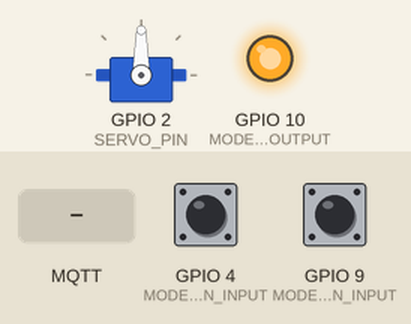
Recording of a sketch running on a simulated ESP8266 (NodeMCU). Shown: servo, output pins drawn as LEDs (lit = HIGH). The test bench sets the inputs (shaded band); at power-on: GPIO 4 (MODE_DEEP_SLEEP_PIN_INPUT) LOW, GPIO 9 (MODE_TIMEBASED_AUTOMATE_PIN_INPUT) LOW. WiFi joins after 1.5 s; servers stay silent unless stated; network time is answered at once with the bench clock; the local clock reads 2024-03-15 10:24:30 at power-on unless the sketch sets it; random numbers use the default seed unless the sketch sets one; no MQTT or app messages arrive unless stated; not simulated (calls return 0 or success): credentials.h; pins used as bus, display or sensor lines are not drawn; what the sketch prints to the serial monitor is not drawn.

Above: at 5.7 s.
5.8 s: MQTT message "1" arrives on the first subscribed topic
At 6.3 s:
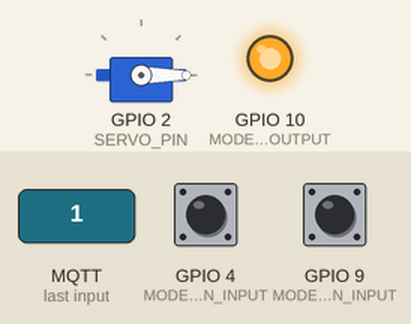
7.3 s: MQTT message "0" arrives on the first subscribed topic
At 8.6 s:
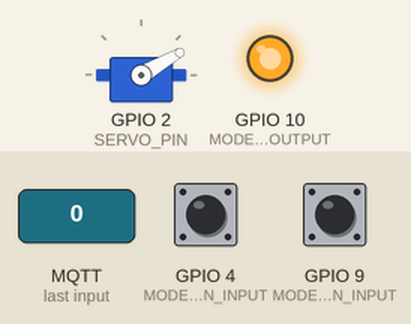
Timing chart, 0 to 10.3 s (numbered marks = the images above; inputs shaded):
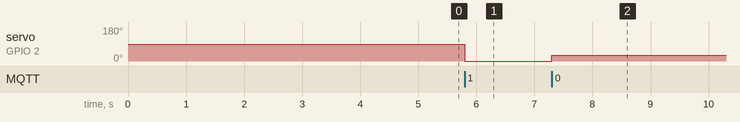

The sketch:

jarvis-light-switch-ino.ino
```cpp
#include <Arduino.h>
#include <ESP8266WiFi.h>
#include <PubSubClient.h>
#include <Servo.h>
#include <NTPClient.h>
#include <WiFiUdp.h>
#include <TimeLib.h>
#include <TimeAlarms.h>
#include "credentials.h"

/*====================================*/
// Global Variables

// MODE SETUP
#define MODE_TIMEBASED_AUTOMATE_PIN_OUTPUT 10 // NodeMCU GPIO10 == SD3
#define MODE_TIMEBASED_AUTOMATE_PIN_INPUT 9 // NodeMCU GPIO9 == SD2
#define MODE_DEEP_SLEEP_PIN_OUTPUT 5 // NodeMCU GPIO12 == D1
#define MODE_DEEP_SLEEP_PIN_INPUT 4 // NodeMCU GPIO12 == D2
bool mode_switch_with_mqtt = true;
bool mode_deep_sleep = false;
bool mode_timebased_automate = true; // change to true if want to automate light switch with predefined time
  #define MODE_TIMEBASED_AUTOMATE_MORNING 6 // choose what time should the lights turn OFF at the morning
  #define MODE_TIMEBASED_AUTOMATE_NIGHT 18 // choose what time should the lights turn ON at the night
long last_hour = 0;
long last_millis = 0;

// NTP TIME
WiFiUDP ntpUDP;
const long utcOffsetInSeconds = 25200; // offset for Jakarta/Indonesia is UTC+7 = 3600 * 7 seconds
NTPClient timeClient(ntpUDP, "pool.ntp.org", utcOffsetInSeconds);

// WIFI & MQTT
WiFiClient espClient;
PubSubClient client(espClient);
const char* topic_light_switch_1 = "jarvis/light_switch/1"; // you can create as many more lights as you want
// const char* topic_light_switch_2 = "jarvis/light_switch/2"; // example of light #2
// const char* topic_light_switch_3 = "jarvis/light_switch/2"; // example of light #3

#ifndef CREDENTIALS_H
  // Update these with values suitable for your network.
  const char* ssid = "WIFI_SSID";
  const char* password = "WIFI_PASS";
  const char* mqtt_server = "broker-example.com";
  const char* mqtt_user = "MQTT_USER"; // if exists
  const char* mqtt_pass = "MQTT_PASS"; // if exists
#endif

// SERVO
#define SERVO_PIN 2 // Declare the Servo pin  2 = D4
Servo servo; // Create a servo object

/*====================================*/
// Prototypes

void setup_modes();

void setup_wifi();

void setup_mqtt();
void callback(const char*, byte*, unsigned int);
void reconnect();
void loop_timebased_automate();

void set_mqtt();
void check_mqtt(unsigned long);
void mqtt_publish(const char*, const char*, unsigned int);

void update_time();
void print_time();
void printDigits(int);

void switch_turn_on(bool);
void setup_servo();

void blink_once();

/*====================================*/
// Main Code

void setup() {
  pinMode(BUILTIN_LED, OUTPUT);    // Initialize the BUILTIN_LED pin as an output
  digitalWrite(BUILTIN_LED, LOW); // set LED state to ON during setup


  Serial.begin(115200);
  Serial.println("Setup begin...");

  setup_servo();
  setup_modes();
  setup_wifi();
  setup_mqtt();

  check_mqtt(3000); // check for interval amount of time

  digitalWrite(BUILTIN_LED, HIGH); // reset LED state to OFF
  Serial.println("Setup done.");

  if (mode_deep_sleep) { // default is false, except if set in setup_modes()
    Serial.println("Entering Deep Sleep...");
    ESP.deepSleep(3600e6); // enter deep sleep mode for 3600 interval seconds
  }

  update_time();

  Alarm.timerRepeat(3, blink_once); // blinks every 3 seconds
}

void loop() {
  // MQTT
  if (!client.connected()) {
    reconnect();
  }
  client.loop();

  // TIME
  if (((millis() - last_millis) > 3600000) && ((hour() - last_hour) != 1)) {
    // only check time under 2 conditions: (1) if an hour has passed, and (2) if the last hour and current hour
    // is NOT different by 1 (which means it has been off). also gives a little bit of redundancy so there will
    // be a check at least one times a day at change of day
    Serial.println(millis() - last_millis);
    update_time();
  }
  Alarm.delay(1); // mandatory to add this so the alarm functions will run

  // LIGHT SWITCH
  if (mode_timebased_automate) {
    loop_timebased_automate();
  }
}

void blink_once() {
  digitalWrite(BUILTIN_LED, LOW);
  delay(500);
  digitalWrite(BUILTIN_LED, HIGH);
  delay(500);
  // Serial.println("blink_once");
}

/*====================================*/
// Functions

// MODES
void setup_modes() {
  // MODE: TIMEBASED_AUTOMATE (default true)
  pinMode(MODE_TIMEBASED_AUTOMATE_PIN_OUTPUT, OUTPUT);    // output pin for mode_timebased_automate false
  pinMode(MODE_TIMEBASED_AUTOMATE_PIN_INPUT, INPUT);     // input pin for mode_timebased_automate false
  digitalWrite(MODE_TIMEBASED_AUTOMATE_PIN_OUTPUT, HIGH);
  if (digitalRead(MODE_TIMEBASED_AUTOMATE_PIN_INPUT) > 0) {
    Serial.println("mode_timebased_automate = off");
    mode_timebased_automate = false;
  } else {
    Serial.println("mode_timebased_automate = on (default)");
  }
  Serial.println(digitalRead(MODE_TIMEBASED_AUTOMATE_PIN_INPUT));

  // MODE: DEEP_SLEEP (default false)
  pinMode(MODE_DEEP_SLEEP_PIN_OUTPUT, OUTPUT);     // output pin for mode_deep_sleep true
  pinMode(MODE_DEEP_SLEEP_PIN_INPUT, INPUT);      // input pin for mode_deep_sleep true
  digitalWrite(MODE_DEEP_SLEEP_PIN_OUTPUT, HIGH);
  if (digitalRead(MODE_DEEP_SLEEP_PIN_INPUT) > 0) {
    Serial.println("mode_deep_sleep = on");
    mode_deep_sleep = true;
  } else {
    Serial.println("mode_deep_sleep = off (default)");
  }
  Serial.println(digitalRead(MODE_DEEP_SLEEP_PIN_INPUT));
}

// TIME
void update_time() {
  Serial.println("update_time");
  timeClient.update();

  String current_time = timeClient.getFormattedTime();
  int current_hour = current_time.substring(0,3).toInt();
  int current_minute = current_time.substring(3,5).toInt();
  setTime(current_hour,current_minute,0,1,1,11);

  last_hour = hour();
  last_millis = millis();
  last_hour = current_hour;

  print_time();
}

void print_time() {
  String current_time = timeClient.getFormattedTime();
  Serial.print("Current time is: ");
  Serial.print(hour());
  printDigits(minute());
  printDigits(second());
  Serial.println();
}

void printDigits(int digits) {
  Serial.print(":");
  if (digits < 10)
    Serial.print('0');
  Serial.print(digits);
}

// WIFI
void setup_wifi() {
  delay(10);
  // We start by connecting to a WiFi network
  Serial.println();
  Serial.print("Connecting to ");
  Serial.println(ssid);

  WiFi.mode(WIFI_STA);
  WiFi.begin(ssid, password);

  while (WiFi.status() != WL_CONNECTED) {
    delay(500);
    Serial.print(".");
  }

  randomSeed(micros());

  Serial.println("");
  Serial.println("WiFi connected");
  Serial.println("IP address: ");
  Serial.println(WiFi.localIP());

  timeClient.begin();
}

// MQTT
void setup_mqtt() {
  // mqtt
  client.setServer(mqtt_server, 1883);
  client.setCallback(callback);
  reconnect();
}

void check_mqtt(unsigned long interval) { // check for interval amount of time
  unsigned long start_count = millis();
  while ((millis() - start_count) < interval) {
    client.loop();
  }
}

void callback(const char* topic, byte* payload, unsigned int length) {
  Serial.print("Message arrived [");
  Serial.print(topic);
  Serial.print("] ");
  for (unsigned int i = 0; i < length; i++) {
    Serial.print((char)payload[i]);
  }
  Serial.println();

  if (mode_switch_with_mqtt) {
    if ((char)payload[0] == '1') {
      switch_turn_on(true);
      Serial.println("lights: on");
    } else if ((char)payload[0] == '0') {
      switch_turn_on(false);
      Serial.println("lights: off");
    }
  }
}

void mqtt_publish(const char* topic, const char* payload, unsigned int length) {
  // Allocate the correct amount of memory for the payload copy
  byte* p = (byte*)malloc(length);
  // Copy the payload to the new buffer
  memcpy(p,payload,length);
  client.publish(topic, p, length);
  // Free the memory
  free(p);
}

void reconnect() {
  // Loop until we're reconnected
  while (!client.connected()) {
    Serial.print("Attempting MQTT connection...");
    // Create a random client ID
    String clientId = "JarvisClient-";
    clientId += String(random(0xffff), HEX);
    // Attempt to connect
    if (client.connect(clientId.c_str()), mqtt_user, mqtt_pass) {
      Serial.println("connected");
      // ... and resubscribe
      client.subscribe(topic_light_switch_1);
    } else {
      Serial.print("failed, rc=");
      Serial.print(client.state());
      Serial.println(" try again in 5 seconds");
      // Wait 5 seconds before retrying
      delay(5000);
    }
  }
}

void loop_timebased_automate() {
  // will check for current time, then turn off light if the time is right
  if (((hour() >= 0 && hour() <= MODE_TIMEBASED_AUTOMATE_MORNING) || ((hour() >= MODE_TIMEBASED_AUTOMATE_NIGHT) && (hour() <= 23)))) {
    // if 18:00 or more, turn on lights
    Serial.println("Night Time: On");
    mqtt_publish(topic_light_switch_1, "1", 1);
  } else {
    Serial.println("Night Time: Off");
    mqtt_publish(topic_light_switch_1, "0", 0);
  }
}

// SERVO
void setup_servo() {
   // We need to attach the servo to the used pin number
   servo.attach(SERVO_PIN);
}

void switch_turn_on(bool turn_on) {
  if (turn_on) {
    servo.write(0);
    delay(500);
  } else {
    servo.write(30);
    delay(500);
  }
}
```

Measured:
- after the input at 5.8 s, servo on GPIO 2 (SERVO_PIN): 90° → 0° at once
- after the input at 7.3 s, servo on GPIO 2 (SERVO_PIN): 0° → 30° at once
